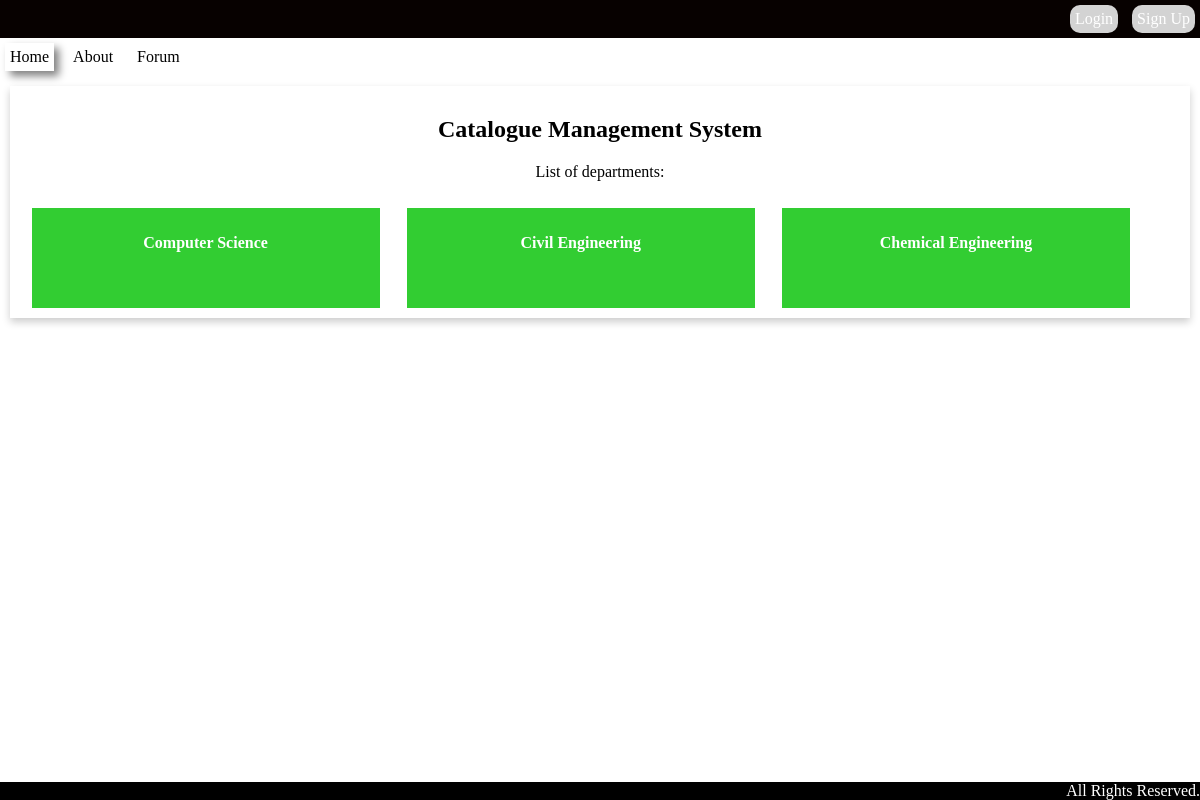
The page / on the database its author committed.
### tables this page shows
CREATE TABLE `department` (
  `Id` int(11) NOT NULL,
  `Name` varchar(255) NOT NULL
);

### common.php (called while the page is built, shortened)
<?php
$dbserver="localhost";
$dbname="cataloguesystem";
$dbuser="root";
$dbpass="";
$conn = mysqli_connect($dbserver, $dbuser, $dbpass, $dbname);
function mysql_query_db($query)
{
global $conn;
$result=mysqli_query($conn,$query) or die('Error: '.mysqli_error($conn));
return $result;
}
function mysql_fetch_db($resultn)
{
$frow=$resultn->fetch_array();
return $frow;
}
?>

### index.php (the view, shortened to what this page needs)
<?php
require_once('common.php');
?>
<!DOCTYPE html>
<html lang="en">
<head>
   <link href="cataloguesystem.css" rel="stylesheet">
</head>
<body id="home_page" class="home_page">
   <header class="header">
      <div class="header_top_section" id="header_top_section">
         <a class="button hidden" href="login.php" id="login">Login</a>
         <a class="button hidden" href="signup.php" id="signup">Sign Up</a>
      </div>
      <div class="header_bottom_section">
         <a class="button active" href="index.php">Home</a>
         <a class="button" href="about.php">About</a>
         <a class="button" href="Blog.php">Forum</a>
      </div>
   </header>
   <section class="section_card">
      <div align="center">
         <h2>Catalogue Management System</h2>
      </div>
      <div align="center">
         <p>List of departments:</p>
      </div>
      <?php
      $departments = mysql_query_db('select * from department');
      while ($dept = mysql_fetch_db($departments)) {
      ?>
         <div class="click_department">
            <div class="department_list">
               <p class="title"><?php echo $dept["Name"] ?></p>
            </div>
         </div>
      <?php
      }
      ?>
   </section>
   <footer>
      <div class="footer_bot_section">
         <span>All Rights Reserved.</span>
      </div>
   </footer>
</body>
</html>

### cataloguesystem.css (style rules this page uses)
.header { padding: 0; margin-top: 0; position: relative; z-index: 2; width: 100%; top: 0; background: #070100; margin-bottom: 10px; }
.header_bottom_section .active { box-shadow: 5px 5px 8px grey; }
.header_top_section { min-height: auto; text-align: right; color: white; }
.header_top_section .hidden { display: none; }
.header_top_section .button { background-color: lightgray; padding: 5px; display: inline-block; color: white; text-decoration: none; border-radius: 10px; margin: 5px; }
.header_bottom_section { min-height: auto; background: #fff; }
.header_bottom_section .button { padding: 5px; display: inline-block; color: black; text-decoration: none; margin: 5px; }
body { margin: 0 !important; }
a { -webkit-tap-highlight-color: transparent !important; }
.section_card { margin: 10px; padding: 10px; box-shadow: 0 4px 8px 0 rgba(0, 0, 0, 0.2); }
.department_list { height: 100px; background-color: limegreen; text-align: center; color: white; font-weight: bold; }
.click_department { display: inline-block; width: 30%; margin-right: 1%; margin-left: 1%; margin-top: 1%; }
.department_list .title { padding-top: 10px; display: inline-block; }
.footer_bot_section { background-color: black; color: white; width: 100%; text-align: right; margin-top: 25px; position: fixed; bottom: 0; left: 0; }

### rows shown on the page
department: Name "Computer Science"
department: Name "Civil Engineering"
department: Name "Chemical Engineering"
